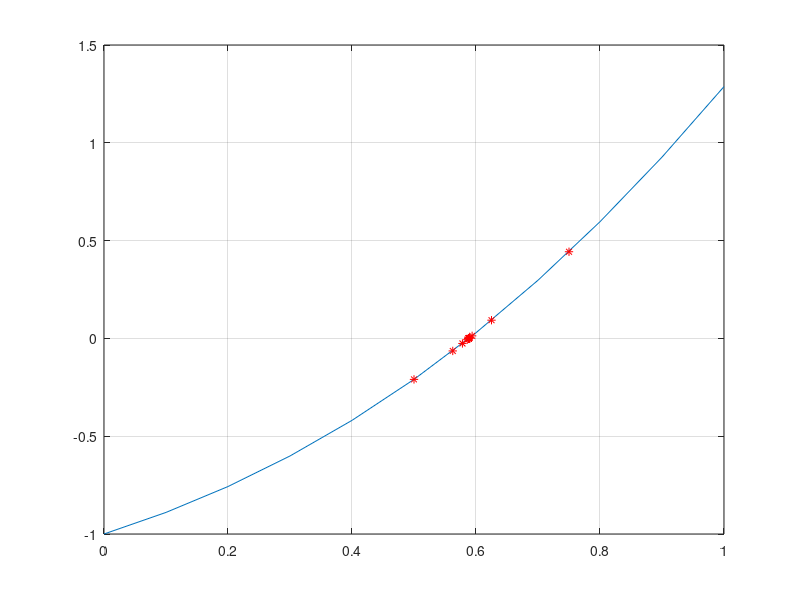

Write MATLAB code to recreate this figure.
% Função descrita para matlab, conferir se continua igual no octave

function bissecao
  clear
  clc
  format long
  erro = 10^-6;
  a = 0;
  b = 1;

  x = [a:0.1:b];
  y = funcao(x);
  plot(x,y);
  grid
  hold on

  fa = funcao(a);
  fb = funcao(b);
  k = 0;
  fxm = 1;

  while abs(fxm) > erro
    k = k+1;
    
    xm = (a+b)/2;
    fxm = funcao(xm);
    plot(xm,fxm,'r*')

    if fa*fxm < 0
      b = xm;
      fb = fxm;
    else
      a = xm;
      fa = fxm;
    end
  end

  xm
  k
  fxm

  function y=funcao(x)
    y=exp(x).*sin(x)-1;
  end

end
